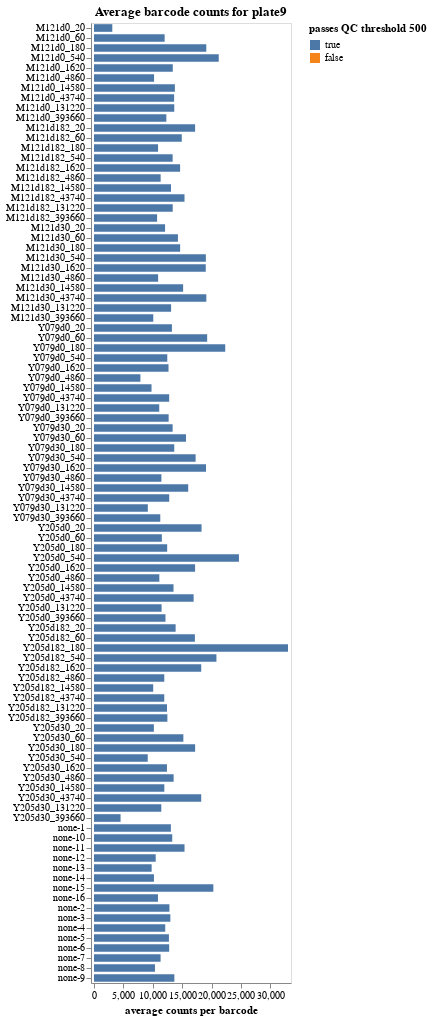

This figure's notebook cell:
### Markdown cell above
Plot average counts per barcode, and make sure that these pass the QC threshold.
If a sample has inadequate barcode counts, it may not have good enough statistics for accurate analysis:

### Code cell
avg_barcode_counts = (
    counts
    .groupby(
        ["serum", "dilution_factor", "sample_noplate"],
        dropna=False,
        as_index=False,
    )
    .aggregate(avg_count=pd.NamedAgg("count", "mean"))
    .assign(passes_qc=lambda x: x["avg_count"] >= qc_thresholds["avg_barcode_counts"])
)

avg_barcode_counts_chart = (
    alt.Chart(avg_barcode_counts)
    .add_params(serum_selection)
    .transform_filter(serum_selection)
    .encode(
        alt.X(
            "avg_count",
            title="average counts per barcode",
            scale=alt.Scale(nice=False, padding=3),
        ),
        alt.Y(
            "sample_noplate",
            title=None,
            sort=list(
                avg_barcode_counts.sort_values(["serum", "dilution_factor"])["sample_noplate"]
            ),
        ),
        alt.Color(
            "passes_qc",
            title=f"passes QC threshold {qc_thresholds['avg_barcode_counts']}",
            scale=alt.Scale(domain=[True, False]),
        ),
        tooltip=[
            alt.Tooltip(c, format=".3g") if avg_barcode_counts[c].dtype == float
            else c
            for c in avg_barcode_counts.columns
        ],
    )
    .mark_bar(height={"band": 0.85})
    .properties(
        height=alt.Step(10),
        width=200,
        title=f"Average barcode counts for {plate}",
    )
    .configure_axis(grid=False)
)

display(avg_barcode_counts_chart)

if not avg_barcode_counts["passes_qc"].all():
    qc_failures.add("avg_barcode_counts")
    print(f"\nThe following samples failed {qc_thresholds['avg_barcode_counts']=}")
    display(avg_barcode_counts.query("not passes_qc").reset_index(drop=True))
else:
    print(f"\nAll samples passed {qc_thresholds['avg_barcode_counts']=}")

### Figure 1 — Vega-Lite specification as saved in the notebook (floating-point values rounded to 4 significant figures)
{"config": {"view": {"continuousWidth": 300, "continuousHeight": 300}, "axis": {"grid": false}}, "data": {"name": "data-fb017995ed1d5de5667edd0cb48cb9fd"}, "mark": {"type": "bar", "height": {"band": 0.85}}, "encoding": {"color": {"field": "passes_qc", "scale": {"domain": [true, false]}, "title": "passes QC threshold 500", "type": "nominal"}, "tooltip": [{"field": "serum", "type": "nominal"}, {"field": "dilution_factor", "type": "quantitative"}, {"field": "sample_noplate", "type": "nominal"}, {"field": "avg_count", "format": ".3g", "type": "quantitative"}, {"field": "passes_qc", "type": "nominal"}], "x": {"field": "avg_count", "scale": {"nice": false, "padding": 3}, "title": "average counts per barcode", "type": "quantitative"}, "y": {"field": "sample_noplate", "sort": ["M121d0_20", "M121d0_60", "M121d0_180", "M121d0_540", "M121d0_1620", "M121d0_4860", "M121d0_14580", "M121d0_43740", "M121d0_131220", "M121d0_393660", "M121d182_20", "M121d182_60", "M121d182_180", "M121d182_540", "M121d182_1620", "M121d182_4860", "M121d182_14580", "M121d182_43740", "M121d182_131220", "M121d182_393660", "M121d30_20", "M121d30_60", "M121d30_180", "M121d30_540", "M121d30_1620", "M121d30_4860", "M121d30_14580", "M121d30_43740", "M121d30_131220", "M121d30_393660", "Y079d0_20", "Y079d0_60", "Y079d0_180", "Y079d0_540", "Y079d0_1620", "Y079d0_4860", "Y079d0_14580", "Y079d0_43740", "Y079d0_131220", "Y079d0_393660", "Y079d30_20", "Y079d30_60", "Y079d30_180", "Y079d30_540", "Y079d30_1620", "Y079d30_4860", "Y079d30_14580", "Y079d30_43740", "Y079d30_131220", "Y079d30_393660", "Y205d0_20", "Y205d0_60", "Y205d0_180", "Y205d0_540", "Y205d0_1620", "Y205d0_4860", "Y205d0_14580", "Y205d0_43740", "Y205d0_131220", "Y205d0_393660", "Y205d182_20", "Y205d182_60", "Y205d182_180", "Y205d182_540", "Y205d182_1620", "Y205d182_4860", "Y205d182_14580", "Y205d182_43740", "Y205d182_131220", "Y205d182_393660", "Y205d30_20", "Y205d30_60", "Y205d30_180", "Y205d30_540", "Y205d30_1620", "Y205d30_4860", "Y205d30_14580", "Y205d30_43740", "Y205d30_131220", "Y205d30_393660", "none-1", "none-10", "none-11", "none-12", "none-13", "none-14", "none-15", "none-16", "none-2", "none-3", "none-4", "none-5", "none-6", "none-7", "none-8", "none-9"], "title": null, "type": "nominal"}}, "height": {"step": 10}, "params": [{"name": "param_5", "select": {"type": "point", "fields": ["serum"]}, "bind": {"input": "select", "options": [null, "M121d0", "M121d182", "M121d30", "Y079d0", "Y079d30", "Y205d0", "Y205d182", "Y205d30", "none"], "labels": ["all", "M121d0", "M121d182", "M121d30", "Y079d0", "Y079d30", "Y205d0", "Y205d182", "Y205d30", "none"], "name": "serum"}}], "title": "Average barcode counts for plate9", "transform": [{"filter": {"param": "param_5"}}], "width": 200, "$schema": "https://vega.github.io/schema/vega-lite/v5.15.1.json", "datasets": {"data-fb017995ed1d5de5667edd0cb48cb9fd": [{"serum": "M121d0", "dilution_factor": 20, "sample_noplate": "M121d0_20", "avg_count": 3112.0, "passes_qc": true}, {"serum": "M121d0", "dilution_factor": 60, "sample_noplate": "M121d0_60", "avg_count": 12020.0, "passes_qc": true}, {"serum": "M121d0", "dilution_factor": 180, "sample_noplate": "M121d0_180", "avg_count": 19100.0, "passes_qc": true}, {"serum": "M121d0", "dilution_factor": 540, "sample_noplate": "M121d0_540", "avg_count": 21220.0, "passes_qc": true}, {"serum": "M121d0", "dilution_factor": 1620, "sample_noplate": "M121d0_1620", "avg_count": 13400.0, "passes_qc": true}, {"serum": "M121d0", "dilution_factor": 4860, "sample_noplate": "M121d0_4860", "avg_count": 10220.0, "passes_qc": true}, {"serum": "M121d0", "dilution_factor": 14580, "sample_noplate": "M121d0_14580", "avg_count": 13760.0, "passes_qc": true}, {"serum": "M121d0", "dilution_factor": 43740, "sample_noplate": "M121d0_43740", "avg_count": 13630.0, "passes_qc": true}, {"serum": "M121d0", "dilution_factor": 131220, "sample_noplate": "M121d0_131220", "avg_count": 13650.0, "passes_qc": true}, {"serum": "M121d0", "dilution_factor": 393660, "sample_noplate": "M121d0_393660", "avg_count": 12300.0, "passes_qc": true}, {"serum": "M121d182", "dilution_factor": 20, "sample_noplate": "M121d182_20", "avg_count": 17200.0, "passes_qc": true}, {"serum": "M121d182", "dilution_factor": 60, "sample_noplate": "M121d182_60", "avg_count": 14930.0, "passes_qc": true}, {"serum": "M121d182", "dilution_factor": 180, "sample_noplate": "M121d182_180", "avg_count": 10900.0, "passes_qc": true}, {"serum": "M121d182", "dilution_factor": 540, "sample_noplate": "M121d182_540", "avg_count": 13380.0, "passes_qc": true}, {"serum": "M121d182", "dilution_factor": 1620, "sample_noplate": "M121d182_1620", "avg_count": 14640.0, "passes_qc": true}, {"serum": "M121d182", "dilution_factor": 4860, "sample_noplate": "M121d182_4860", "avg_count": 11340.0, "passes_qc": true}, {"serum": "M121d182", "dilution_factor": 14580, "sample_noplate": "M121d182_14580", "avg_count": 13100.0, "passes_qc": true}, {"serum": "M121d182", "dilution_factor": 43740, "sample_noplate": "M121d182_43740", "avg_count": 15400.0, "passes_qc": true}, {"serum": "M121d182", "dilution_factor": 131220, "sample_noplate": "M121d182_131220", "avg_count": 13390.0, "passes_qc": true}, {"serum": "M121d182", "dilution_factor": 393660, "sample_noplate": "M121d182_393660", "avg_count": 10730.0, "passes_qc": true}, {"serum": "M121d30", "dilution_factor": 20, "sample_noplate": "M121d30_20", "avg_count": 12090.0, "passes_qc": true}, {"serum": "M121d30", "dilution_factor": 60, "sample_noplate": "M121d30_60", "avg_count": 14280.0, "passes_qc": true}, {"serum": "M121d30", "dilution_factor": 180, "sample_noplate": "M121d30_180", "avg_count": 14650.0, "passes_qc": true}, {"serum": "M121d30", "dilution_factor": 540, "sample_noplate": "M121d30_540", "avg_count": 19030.0, "passes_qc": true}, {"serum": "M121d30", "dilution_factor": 1620, "sample_noplate": "M121d30_1620", "avg_count": 19010.0, "passes_qc": true}, {"serum": "M121d30", "dilution_factor": 4860, "sample_noplate": "M121d30_4860", "avg_count": 10910.0, "passes_qc": true}, {"serum": "M121d30", "dilution_factor": 14580, "sample_noplate": "M121d30_14580", "avg_count": 15160.0, "passes_qc": true}, {"serum": "M121d30", "dilution_factor": 43740, "sample_noplate": "M121d30_43740", "avg_count": 19110.0, "passes_qc": true}, {"serum": "M121d30", "dilution_factor": 131220, "sample_noplate": "M121d30_131220", "avg_count": 13110.0, "passes_qc": true}, {"serum": "M121d30", "dilution_factor": 393660, "sample_noplate": "M121d30_393660", "avg_count": 10080.0, "passes_qc": true}, {"serum": "Y079d0", "dilution_factor": 20, "sample_noplate": "Y079d0_20", "avg_count": 13260.0, "passes_qc": true}, {"serum": "Y079d0", "dilution_factor": 60, "sample_noplate": "Y079d0_60", "avg_count": 19250.0, "passes_qc": true}, {"serum": "Y079d0", "dilution_factor": 180, "sample_noplate": "Y079d0_180", "avg_count": 22320.0, "passes_qc": true}, {"serum": "Y079d0", "dilution_factor": 540, "sample_noplate": "Y079d0_540", "avg_count": 12460.0, "passes_qc": true}, {"serum": "Y079d0", "dilution_factor": 1620, "sample_noplate": "Y079d0_1620", "avg_count": 12680.0, "passes_qc": true}, {"serum": "Y079d0", "dilution_factor": 4860, "sample_noplate": "Y079d0_4860", "avg_count": 7893.0, "passes_qc": true}, {"serum": "Y079d0", "dilution_factor": 14580, "sample_noplate": "Y079d0_14580", "avg_count": 9783.0, "passes_qc": true}, {"serum": "Y079d0", "dilution_factor": 43740, "sample_noplate": "Y079d0_43740", "avg_count": 12780.0, "passes_qc": true}, {"serum": "Y079d0", "dilution_factor": 131220, "sample_noplate": "Y079d0_131220", "avg_count": 11100.0, "passes_qc": true}, {"serum": "Y079d0", "dilution_factor": 393660, "sample_noplate": "Y079d0_393660", "avg_count": 12700.0, "passes_qc": true}, {"serum": "Y079d30", "dilution_factor": 20, "sample_noplate": "Y079d30_20", "avg_count": 13380.0, "passes_qc": true}, {"serum": "Y079d30", "dilution_factor": 60, "sample_noplate": "Y079d30_60", "avg_count": 15640.0, "passes_qc": true}, {"serum": "Y079d30", "dilution_factor": 180, "sample_noplate": "Y079d30_180", "avg_count": 13650.0, "passes_qc": true}, {"serum": "Y079d30", "dilution_factor": 540, "sample_noplate": "Y079d30_540", "avg_count": 17290.0, "passes_qc": true}, {"serum": "Y079d30", "dilution_factor": 1620, "sample_noplate": "Y079d30_1620", "avg_count": 19050.0, "passes_qc": true}, {"serum": "Y079d30", "dilution_factor": 4860, "sample_noplate": "Y079d30_4860", "avg_count": 11470.0, "passes_qc": true}, {"serum": "Y079d30", "dilution_factor": 14580, "sample_noplate": "Y079d30_14580", "avg_count": 16030.0, "passes_qc": true}, {"serum": "Y079d30", "dilution_factor": 43740, "sample_noplate": "Y079d30_43740", "avg_count": 12790.0, "passes_qc": true}, {"serum": "Y079d30", "dilution_factor": 131220, "sample_noplate": "Y079d30_131220", "avg_count": 9157.0, "passes_qc": true}, {"serum": "Y079d30", "dilution_factor": 393660, "sample_noplate": "Y079d30_393660", "avg_count": 11270.0, "passes_qc": true}, {"serum": "Y205d0", "dilution_factor": 20, "sample_noplate": "Y205d0_20", "avg_count": 18290.0, "passes_qc": true}, {"serum": "Y205d0", "dilution_factor": 60, "sample_noplate": "Y205d0_60", "avg_count": 11540.0, "passes_qc": true}, {"serum": "Y205d0", "dilution_factor": 180, "sample_noplate": "Y205d0_180", "avg_count": 12450.0, "passes_qc": true}, {"serum": "Y205d0", "dilution_factor": 540, "sample_noplate": "Y205d0_540", "avg_count": 24650.0, "passes_qc": true}, {"serum": "Y205d0", "dilution_factor": 1620, "sample_noplate": "Y205d0_1620", "avg_count": 17200.0, "passes_qc": true}, {"serum": "Y205d0", "dilution_factor": 4860, "sample_noplate": "Y205d0_4860", "avg_count": 11110.0, "passes_qc": true}, {"serum": "Y205d0", "dilution_factor": 14580, "sample_noplate": "Y205d0_14580", "avg_count": 13530.0, "passes_qc": true}, {"serum": "Y205d0", "dilution_factor": 43740, "sample_noplate": "Y205d0_43740", "avg_count": 16950.0, "passes_qc": true}, {"serum": "Y205d0", "dilution_factor": 131220, "sample_noplate": "Y205d0_131220", "avg_count": 11500.0, "passes_qc": true}, {"serum": "Y205d0", "dilution_factor": 393660, "sample_noplate": "Y205d0_393660", "avg_count": 12160.0, "passes_qc": true}, {"serum": "Y205d182", "dilution_factor": 20, "sample_noplate": "Y205d182_20", "avg_count": 13890.0, "passes_qc": true}, {"serum": "Y205d182", "dilution_factor": 60, "sample_noplate": "Y205d182_60", "avg_count": 17160.0, "passes_qc": true}, {"serum": "Y205d182", "dilution_factor": 180, "sample_noplate": "Y205d182_180", "avg_count": 33000.0, "passes_qc": true}, {"serum": "Y205d182", "dilution_factor": 540, "sample_noplate": "Y205d182_540", "avg_count": 20830.0, "passes_qc": true}, {"serum": "Y205d182", "dilution_factor": 1620, "sample_noplate": "Y205d182_1620", "avg_count": 18240.0, "passes_qc": true}, {"serum": "Y205d182", "dilution_factor": 4860, "sample_noplate": "Y205d182_4860", "avg_count": 11960.0, "passes_qc": true}, {"serum": "Y205d182", "dilution_factor": 14580, "sample_noplate": "Y205d182_14580", "avg_count": 10070.0, "passes_qc": true}, {"serum": "Y205d182", "dilution_factor": 43740, "sample_noplate": "Y205d182_43740", "avg_count": 11950.0, "passes_qc": true}, {"serum": "Y205d182", "dilution_factor": 131220, "sample_noplate": "Y205d182_131220", "avg_count": 12410.0, "passes_qc": true}, {"serum": "Y205d182", "dilution_factor": 393660, "sample_noplate": "Y205d182_393660", "avg_count": 12480.0, "passes_qc": true}, {"serum": "Y205d30", "dilution_factor": 20, "sample_noplate": "Y205d30_20", "avg_count": 10180.0, "passes_qc": true}, {"serum": "Y205d30", "dilution_factor": 60, "sample_noplate": "Y205d30_60", "avg_count": 15200.0, "passes_qc": true}, {"serum": "Y205d30", "dilution_factor": 180, "sample_noplate": "Y205d30_180", "avg_count": 17200.0, "passes_qc": true}, {"serum": "Y205d30", "dilution_factor": 540, "sample_noplate": "Y205d30_540", "avg_count": 9140.0, "passes_qc": true}, {"serum": "Y205d30", "dilution_factor": 1620, "sample_noplate": "Y205d30_1620", "avg_count": 12410.0, "passes_qc": true}, {"serum": "Y205d30", "dilution_factor": 4860, "sample_noplate": "Y205d30_4860", "avg_count": 13550.0, "passes_qc": true}, {"serum": "Y205d30", "dilution_factor": 14580, "sample_noplate": "Y205d30_14580", "avg_count": 11960.0, "passes_qc": true}, {"serum": "Y205d30", "dilution_factor": 43740, "sample_noplate": "Y205d30_43740", "avg_count": 18240.0, "passes_qc": true}, {"serum": "Y205d30", "dilution_factor": 131220, "sample_noplate": "Y205d30_131220", "avg_count": 11450.0, "passes_qc": true}, {"serum": "Y205d30", "dilution_factor": 393660, "sample_noplate": "Y205d30_393660", "avg_count": 4520.0, "passes_qc": true}, {"serum": "none", "dilution_factor": null, "sample_noplate": "none-1", "avg_count": 13080.0, "passes_qc": true}, {"serum": "none", "dilution_factor": null, "sample_noplate": "none-10", "avg_count": 13310.0, "passes_qc": true}, {"serum": "none", "dilution_factor": null, "sample_noplate": "none-11", "avg_count": 15400.0, "passes_qc": true}, {"serum": "none", "dilution_factor": null, "sample_noplate": "none-12", "avg_count": 10500.0, "passes_qc": true}, {"serum": "none", "dilution_factor": null, "sample_noplate": "none-13", "avg_count": 9806.0, "passes_qc": true}, {"serum": "none", "dilution_factor": null, "sample_noplate": "none-14", "avg_count": 10200.0, "passes_qc": true}, {"serum": "none", "dilution_factor": null, "sample_noplate": "none-15", "avg_count": 20300.0, "passes_qc": true}, {"serum": "none", "dilution_factor": null, "sample_noplate": "none-16", "avg_count": 10880.0, "passes_qc": true}, {"serum": "none", "dilution_factor": null, "sample_noplate": "none-2", "avg_count": 12830.0, "passes_qc": true}, {"serum": "none", "dilution_factor": null, "sample_noplate": "none-3", "avg_count": 12990.0, "passes_qc": true}, {"serum": "none", "dilution_factor": null, "sample_noplate": "none-4", "avg_count": 12120.0, "passes_qc": true}, {"serum": "none", "dilution_factor": null, "sample_noplate": "none-5", "avg_count": 12740.0, "passes_qc": true}, {"serum": "none", "dilution_factor": null, "sample_noplate": "none-6", "avg_count": 12790.0, "passes_qc": true}, {"serum": "none", "dilution_factor": null, "sample_noplate": "none-7", "avg_count": 11330.0, "passes_qc": true}, {"serum": "none", "dilution_factor": null, "sample_noplate": "none-8", "avg_count": 10370.0, "passes_qc": true}, {"serum": "none", "dilution_factor": null, "sample_noplate": "none-9", "avg_count": 13670.0, "passes_qc": true}]}}
